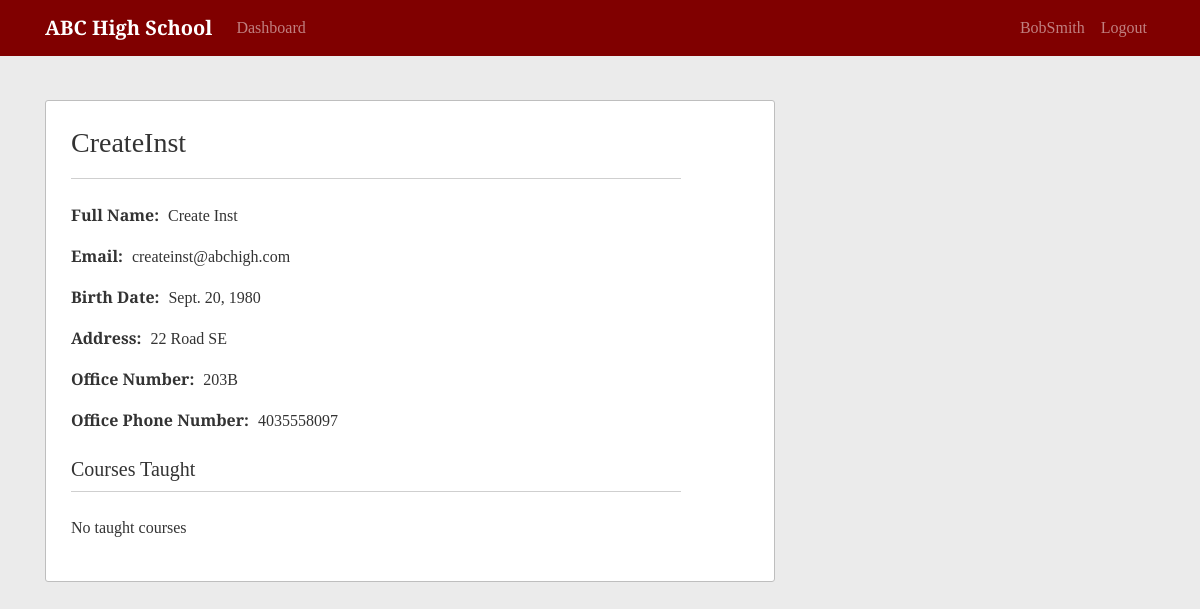
The page /profile/CreateInst/ (signed in) on the database as committed earlier.
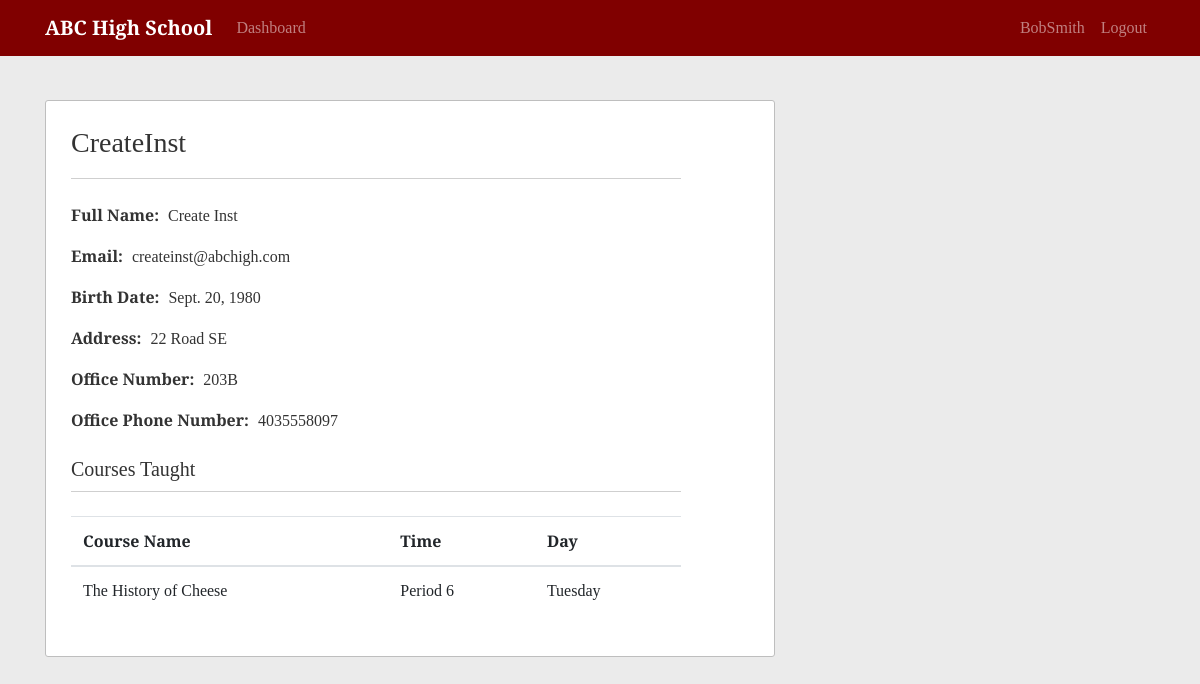
The same page on the database as committed later.
### school/models.py (models this page shows, shortened)
class Course(models.Model):
    ONE = '1'
    TWO = '2'
    THREE = '3'
    FOUR = '4'
    FIVE = '5'
    SIX = '6'
    TIME_CHOICES = [
        (ONE, 'Period 1'),
        (TWO, 'Period 2'),
        (THREE, 'Period 3'),
        (FOUR, 'Period 4'),
        (FIVE, 'Period 5'),
        (SIX, 'Period 6')
    ]
    MONDAY = 'MO'
    TUESDAY = 'TU'
    WEDNESDAY = 'WE'
    THURSDAY = 'TH'
    FRIDAY = 'FR'
    DAY_CHOICES = [
        (MONDAY, 'Monday'),
        (TUESDAY, 'Tuesday'),
        (WEDNESDAY, 'Wednesday'),
        (THURSDAY, 'Thursday'),
        (FRIDAY, 'Friday')
    ]
    course_name = models.CharField(max_length=255)
    instructor = models.ForeignKey(Instructor, null=True, on_delete=models.SET_NULL)
    time = models.CharField(max_length=1, blank=True, choices=TIME_CHOICES)
    day = models.CharField(max_length=2, blank=True, choices=DAY_CHOICES)

### users/views.py (the view, shortened to what this page needs)
# urls.py: path('profile/', user_views.profile_redirect, name='profile-redirect'),
def profile(request, **kwargs):
    if not (request.user.is_authenticated):
        return redirect('login')
    user = request.user
    profile_user = User.objects.filter(username=kwargs.get('username')).first()
    if not profile_user:
        return redirect('access-denied')
    temp_student = Student.objects.filter(user=profile_user).first()
    extra_curriculars = ExtraCurricular.objects.filter(student=temp_student)
    guardians = Guardian.objects.filter(student=temp_student)
    temp_instructor = Instructor.objects.filter(user=profile_user).first()
    taught_courses = Course.objects.filter(instructor=temp_instructor)
    context = {
        'kwargs': kwargs,
        'profile_user': profile_user,
        'extra_curriculars': extra_curriculars,
        'guardians': guardians,
        'taught_courses': taught_courses
    }
    if user.is_superuser:
        return render(request, 'users/profile.html', context=context)
    if (profile_user.is_superuser):
        return redirect('access-denied')
    if (user == profile_user):
        return render(request, 'users/profile.html', context=context)
    if Instructor.objects.filter(user=profile_user).exists():
        return render(request, 'users/profile.html', context=context)

### users/templates/users/profile.html (shortened to what this page needs)
{% extends "school/content.html" %}
{% block content %}
  <div class="content-section">
    <div class="content-title">
      <h3 class="profile-title">{{ kwargs.username }}</h3>
    </div>
    <p>
      <span class="data-title">Full Name:</span>
      <span class="data-content">{{ profile_user.first_name }} {{ profile_user.last_name }}</span>
    </p>
    <p>
      <span class="data-title">Email:</span>
      <span class="data-content">{{ profile_user.email }}</span>
    </p>
    <p>
      <span class="data-title">Birth Date:</span>
      <span class="data-content">{{ profile_user.profile.birth_date }}</span>
    </p>
    <p>
      <span class="data-title">Address:</span>
      <span class="data-content">{{ profile_user.profile.address }}</span>
    </p>
    {% if profile_user.instructor %}
      <p>
        <span class="data-title">Office Number:</span>
        <span class="data-content">{{ profile_user.instructor.office_number }}</span>
      </p>
      <p>
        <span class="data-title">Office Phone Number:</span>
        <span class="data-content">{{ profile_user.instructor.office_phone_number }}</span>
      </p>
      <h5 class="content-title mt-4">Courses Taught</h5>
      {% if taught_courses %}
        <div class="table-responsive">
          <table class="table content-table">
            <thead>
              <tr>
                <th scope="col">Course Name</th>
                <th scope="col">Time</th>
                <th scope="col">Day</th>
              </tr>
            </thead>
            <tbody>
              {% for course in taught_courses %}
                <tr>
                  <td scope="row">{{ course.course_name }}</td>
                  <td>{{ course.get_time_display }}</td>
                  <td>{{ course.get_day_display }}</td>
                </tr>
              {% endfor %}
            </tbody>
          </table>
        </div>
      {% else %}
        <p>No taught courses</p>
      {% endif %}
    {% endif %}
  </div>
{% endblock content %}

Rows that differ between the two databases and show on the page:
added Course: course_name "The History of Cheese", time "Period 6", day "Tuesday"
Other text that changed with them:
text no longer shown: "No taught courses"
text now shown: "Course Name Time Day"
